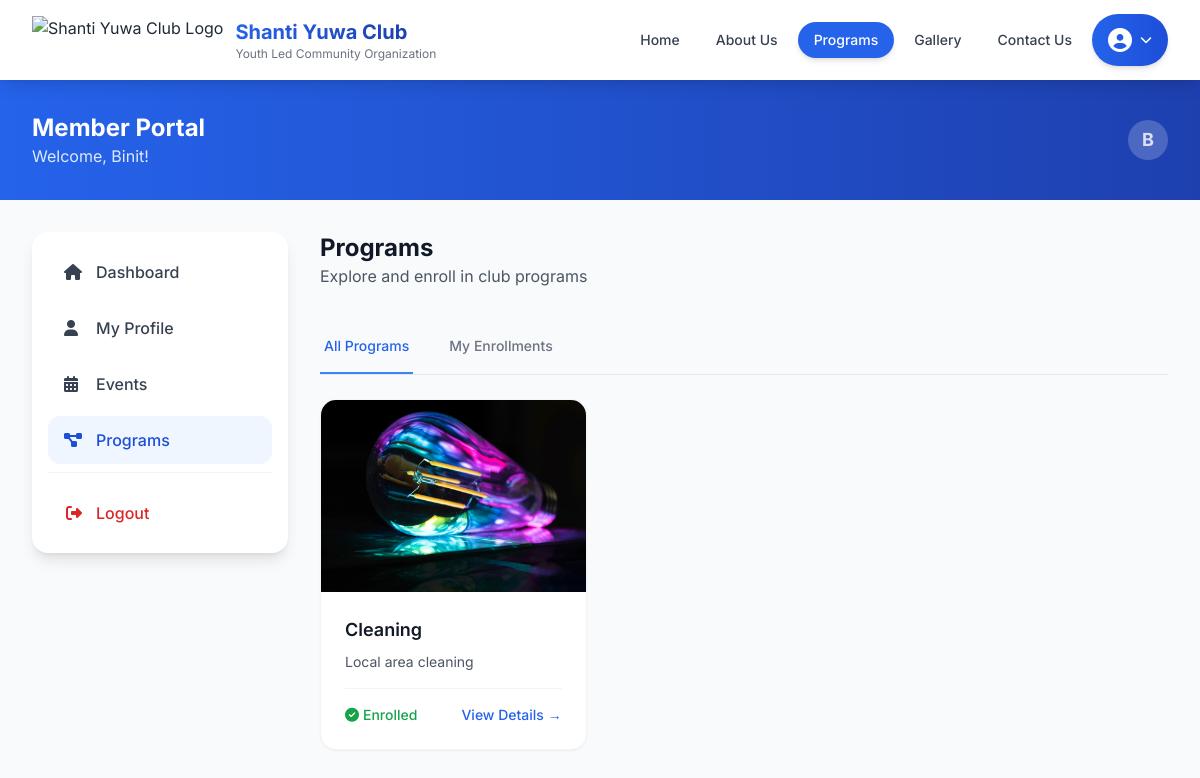
Screenshot of /member/programs/ (signed in) with the database file from the repository.
### main/models.py (models this page shows, shortened)
class Program(models.Model):
    title = models.CharField(max_length=200)
    slug = models.SlugField(max_length=255, unique=True, blank=True)
    short_description = models.CharField(max_length=300)
    content = RichTextField()
    image = models.ImageField(upload_to='programs/')
    is_active = models.BooleanField(default=True)
    created_at = models.DateTimeField(auto_now_add=True)
    updated_at = models.DateTimeField(auto_now=True)
    class Meta:
        ordering = ['-created_at']

### main/views.py (the view)
# urls.py: path('member/programs/', views.member_programs, name='member_programs'),
@login_required(login_url='member_login')
def member_programs(request):
    profile = get_object_or_404(MemberProfile, user=request.user)
    all_programs = Program.objects.filter(is_active=True)
    enrolled_program_ids = ProgramParticipation.objects.filter(member=profile).values_list('program_id', flat=True)
    program_history = ProgramParticipation.objects.filter(member=profile).select_related('program').order_by('-enrolled_at')
    context = {
        'all_programs': all_programs,
        'enrolled_program_ids': list(enrolled_program_ids),
        'program_history': program_history,
    }
    return render(request, 'members/programs.html', context)

### main/context_processors.py (called while the page is built)
def translation_context(request):
    context = {
        'site_name': 'Shanti Yuwa Club',
        'site_url': request.build_absolute_uri('/'),
        'current_language': translation.get_language(),
    }
    return context

### templates/members/programs.html (shortened to what this page needs)
{% extends 'members/base_member.html' %}
{% block member_content %}
<div class="mb-8">
    <h1 class="text-2xl font-bold text-gray-900">Programs</h1>
    <p class="text-gray-600">Explore and enroll in club programs</p>
</div>
<div class="mb-6 border-b border-gray-200">
    <nav class="flex space-x-8">
        <button onclick="showTab('all')" id="tab-all" class="tab-btn py-4 px-1 border-b-2 border-primary-500 text-primary-600 font-medium text-sm">
            All Programs
        </button>
        <button onclick="showTab('enrolled')" id="tab-enrolled" class="tab-btn py-4 px-1 border-b-2 border-transparent text-gray-500 hover:text-gray-700 font-medium text-sm">
            My Enrollments
        </button>
    </nav>
</div>
<div id="content-all" class="tab-content">
    {% if all_programs %}
        <div class="grid grid-cols-1 md:grid-cols-2 lg:grid-cols-3 gap-6">
            {% for program in all_programs %}
            <div class="bg-white rounded-2xl shadow-sm border border-gray-100 overflow-hidden hover:shadow-md transition-shadow">
                {% if program.image %}
                <div class="h-48 bg-gray-100">
                    <img src="{{ program.image.url }}" alt="{{ program.title }}" class="w-full h-full object-cover">
                </div>
                {% else %}
                <div class="h-48 bg-gradient-to-br from-green-400 to-green-600 flex items-center justify-center">
                    <i class="fas fa-book-open text-white text-5xl opacity-50"></i>
                </div>
                {% endif %}
                <div class="p-6">
                    <h3 class="text-lg font-semibold text-gray-900 mb-2">{{ program.title }}</h3>
                    <p class="text-gray-600 text-sm mb-4 line-clamp-3">{{ program.short_description|default:program.content|striptags|truncatewords:30 }}</p>
                    <div class="flex items-center justify-between pt-4 border-t border-gray-100">
                        {% if program.id in enrolled_program_ids %}
                            <span class="inline-flex items-center text-green-600 text-sm font-medium">
                                <i class="fas fa-check-circle mr-1"></i>Enrolled
                            </span>
                            <a href="{% url 'program_detail' program.slug %}" class="text-primary-600 hover:text-primary-700 text-sm font-medium">
                                View Details →
                            </a>
                        {% endif %}
                    </div>
                </div>
            </div>
            {% endfor %}
        </div>
    {% endif %}
</div>
{% endblock %}

### templates/members/base_member.html (shortened to what this page needs)
{% extends 'base.html' %}
{% load static %}
{% block content %}
<div class="min-h-screen bg-gray-50">
    <div class="bg-gradient-to-r from-primary-600 to-primary-800 text-white py-8">
        <div class="max-w-7xl mx-auto px-4 sm:px-6 lg:px-8">
            <div class="flex items-center justify-between">
                <div>
                    <h1 class="text-2xl font-bold">Member Portal</h1>
                    <p class="text-primary-100">Welcome, {{ user.first_name|default:user.username }}!</p>
                </div>
                <div class="flex items-center gap-4">
                    <a href="{% url 'member_profile' %}" class="flex items-center gap-2 text-white/80 hover:text-white transition-colors">
                        {% if user.member_profile.profile_picture %}
                        <img src="{{ user.member_profile.profile_picture.url }}" alt="Profile" class="w-10 h-10 rounded-full object-cover">
                        {% else %}
                        <div class="w-10 h-10 rounded-full bg-white/20 flex items-center justify-center">
                            <span class="text-lg font-bold">{{ user.username|slice:":1"|upper }}</span>
                        </div>
                        {% endif %}
                    </a>
                </div>
            </div>
        </div>
    </div>
    <div class="max-w-7xl mx-auto px-4 sm:px-6 lg:px-8 py-8">
        <div class="flex flex-col lg:flex-row gap-8">
            <aside class="lg:w-64 flex-shrink-0">
                <nav class="bg-white rounded-2xl shadow-lg p-4 sticky top-24">
                    <ul class="space-y-2">
                        <li>
                            <a href="{% url 'member_dashboard' %}" class="flex items-center gap-3 px-4 py-3 rounded-xl transition-colors {% if request.resolver_match.url_name == 'member_dashboard' %}bg-primary-50 text-primary-700{% else %}text-gray-700 hover:bg-gray-50{% endif %}">
                                <i class="fas fa-home w-5"></i>
                                <span class="font-medium">Dashboard</span>
                            </a>
                        </li>
                        <li>
                            <a href="{% url 'member_profile' %}" class="flex items-center gap-3 px-4 py-3 rounded-xl transition-colors {% if request.resolver_match.url_name == 'member_profile' %}bg-primary-50 text-primary-700{% else %}text-gray-700 hover:bg-gray-50{% endif %}">
                                <i class="fas fa-user w-5"></i>
                                <span class="font-medium">My Profile</span>
                            </a>
                        </li>
                        <li>
                            <a href="{% url 'member_events' %}" class="flex items-center gap-3 px-4 py-3 rounded-xl transition-colors {% if request.resolver_match.url_name == 'member_events' %}bg-primary-50 text-primary-700{% else %}text-gray-700 hover:bg-gray-50{% endif %}">
                                <i class="fas fa-calendar-alt w-5"></i>
                                <span class="font-medium">Events</span>
                            </a>
                        </li>
                        <li>
                            <a href="{% url 'member_programs' %}" class="flex items-center gap-3 px-4 py-3 rounded-xl transition-colors {% if request.resolver_match.url_name == 'member_programs' %}bg-primary-50 text-primary-700{% else %}text-gray-700 hover:bg-gray-50{% endif %}">
                                <i class="fas fa-project-diagram w-5"></i>
                                <span class="font-medium">Programs</span>
                            </a>
                        </li>
                        <li class="pt-4 border-t border-gray-100">
                            <button onclick="showLogoutModal()" class="w-full flex items-center gap-3 px-4 py-3 rounded-xl text-red-600 hover:bg-red-50 transition-colors">
                                <i class="fas fa-sign-out-alt w-5"></i>
                                <span class="font-medium">Logout</span>
                            </button>
                        </li>
                    </ul>
                </nav>
            </aside>
            <main class="flex-1 min-w-0">
                {% block member_content %}{% endblock %}
            </main>
        </div>
    </div>
</div>
{% endblock %}

### static/css/style.css (style rules this page uses)
html { scroll-behavior: smooth; overflow-x: hidden; }
body { font-family: 'Inter', system-ui, -apple-system, sans-serif; -webkit-font-smoothing: antialiased; -moz-osx-font-smoothing: grayscale; overflow-x: hidden; width: 100%; }
.line-clamp-3 { display: -webkit-box; -webkit-line-clamp: 3; -webkit-box-orient: vertical; overflow: hidden; }

### rows the page displays
Program: image (picture), title "Cleaning", short_description "Local area cleaning", shows "Enrolled"

### other values shown
{{ user.first_name|default:user.username }} "Binit"
{{ user.username|slice:":1"|upper }} "B"
